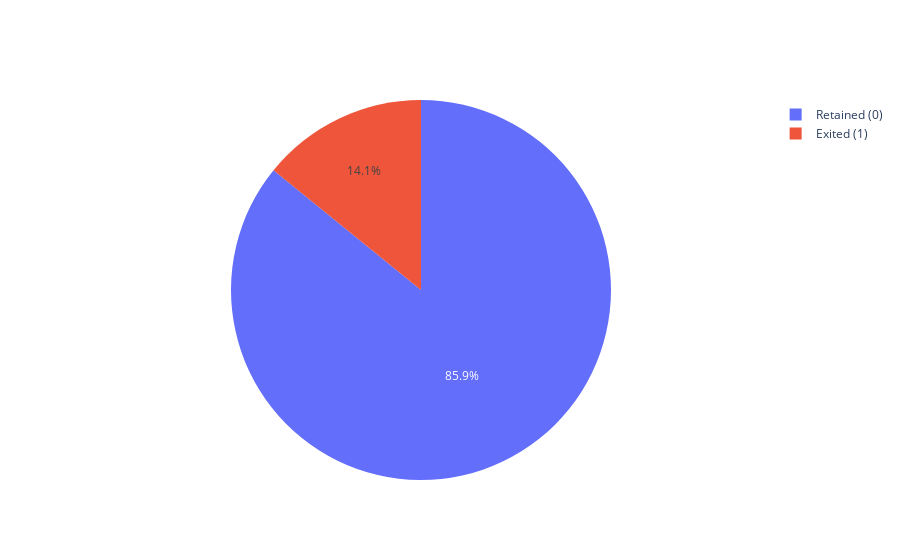

Notebook source saved alongside this figure:
### Code cell
# Plot pie Chart to get the information about the percentage of Telecom Customers churning using Plotly histogram

import plotly.graph_objects as go
fig = go.Figure(data = [go.Pie(labels = ['Retained (0)','Exited (1)'],values=telecom_df['class'].value_counts())])
fig.show()

### Figure 1 — Plotly figure (JSON) as saved in the notebook; plotly's stock layout.template omitted (floating-point values rounded to 4 significant figures)
{"data": [{"labels": ["Retained (0)", "Exited (1)"], "type": "pie", "values": [4293, 707]}], "layout": {}}
